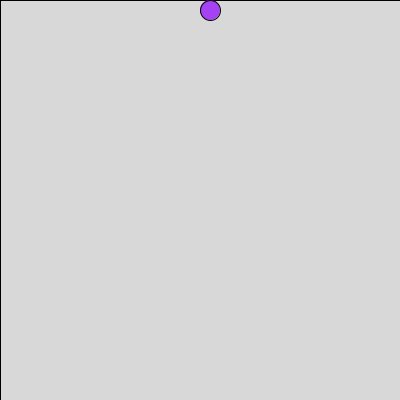
Frame 1 (no input)
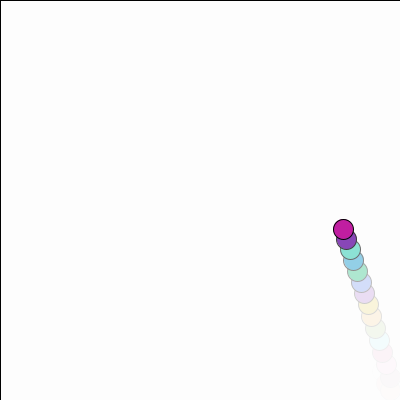
Frame 60 (the mouse pressed at the canvas centre just before this capture)
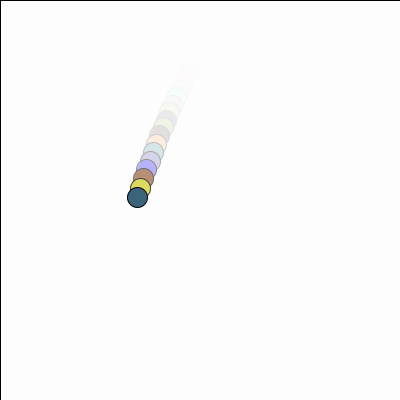
Frame 120 (the mouse held since frame 60 and released just before this capture)

The Processing sketch that drew these frames (run headless with seeded random() and noise(); from frame 60 on, the mouse is pressed at the canvas centre):

// Processing sketch: processing_71821
// ── processing_71821.pde

/*
/ Norm Krumpe
 / September 23, 2012
 / An object that bounces around the screen.  There are 
 / a couple reasons I made this.
 / 1. To play around with objects that bounce around the
 /    screen.
 / 2. To be extra careful about documenting my code and
 /    factoring my code into methods (functions) that
 /    make it easy to adjust.
 / 3. PLEASE play around with this.  
 */

// The location, size, and speed of the ball
float speedX, speedY;
float objectX, objectY, objectWidth, objectHeight;

// acceleration...modify this to affect
// how the ySpeed changes.  Closer to zero
// reduces the effects of gravity.  For example,
// 0.1 makes it seem more like how things might move
// on the moon.
float GRAVITY = .2;

// damping effect...modify this to affect
// the bounciness of the object.  Closer to zero
// loses bounciness.  Closer to 1 makes it more
// like a superball.
float DAMPING = 1;

// friction effect...modify this to affect
// the left-right motion when the object hits the floor.
// Closer to 1 makes the floor "slick", and closer to
// 0 makes the floor rougher, like sandpaper.
float FRICTION = .9;

// Set the screen size, the object's initial size,
// location, and speed.
void setup() {
  size(400, 400);

  objectX = width/2;
  objectY = 0;

  objectWidth = 20;
  objectHeight = objectWidth;

  speedX = 4;
  speedY = 4;
}

// The main driver for the motion
void draw() {

  // The second number in the fill affects
  // the transparency.  Adjust it to increase
  // or decrease the "tail" left behind the moving
  // object.
  fill(255, 60);
  rect(0, 0, width, height);

  drawObject();
  adjustForGravity();
  updateObjectLocation();
  checkForCollision();
}

// This draws the object that is bouncing.  Right
// now the object is a rectangle.  But it shouldn't
// be too hard to change this to some other object.
void drawObject() {
  ellipseMode (CORNER);
  updateColor ();
  ellipse(objectX, objectY, objectWidth, objectHeight);
}

// Adjusts the location of the object based on its
// current location and its speed
void updateObjectLocation() {
  objectX = objectX + speedX;
  objectY = objectY + speedY;
}

// Adjusts the object's y speed based on its
// current speed and the force of gravity
void adjustForGravity() {
  speedY = speedY + GRAVITY;
}

// Make adjustments whenever the object hits
// the wall or a floor.  Any of these should
// reverse the direction of the object (hitting
// the two walls, for example, reverses speedX).
// Hitting the floor will call friction and 
// damping into play.  Should hitting a wall
// be affected by friction?  What about hitting
// the ceiling?
void checkForCollision() {

  // Check for right-wall collision
  // This (perhaps poorly) assumes that
  // the object's position (objectX, objectY)
  // is based on that position being in the
  // upper-left corner of that object.
  // If (objectX, objectY) were in the center
  // of the object, then this code would need
  // to be adjusted appropriately.
  if (objectX > width - objectWidth) {
    objectX = width - objectWidth;
    speedX = -1 * speedX;
  }
  // Check for left-wall collision
  else if (objectX < 0) {
    objectX = 0;
    speedX = -1 * speedX;
  }

  // Check for floor collision:
  if (objectY > height - objectHeight) {
    objectY = height - objectHeight;
    speedY = -1 * speedY;
    speedY = DAMPING * speedY;
    speedX = FRICTION * speedX;
  }
  
  //Check for ceiling collision:
  if (objectY <  -objectHeight+objectHeight ) {
      objectY = 0;
      speedY = -1 * speedY;
      speedY = DAMPING*speedY;
      speedX = FRICTION * speedX;
      }
}

void updateColor() {
    fill(random(256),random(256),random(256));
    
    }
